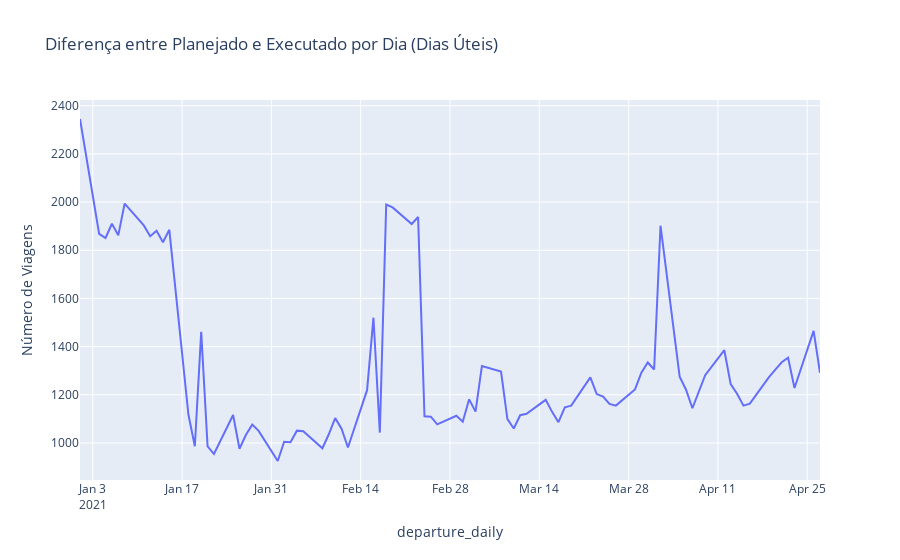

Notebook source saved alongside this figure:
### Code cell
px.line(d, x='departure_daily', y='Número de Viagens',
        title='Diferença entre Planejado e Executado por Dia (Dias Úteis)')
